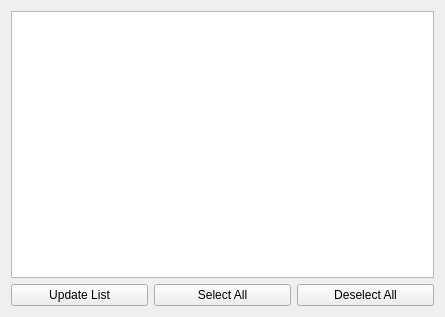
<?xml version="1.0" encoding="UTF-8"?>
<ui version="4.0">
 <class>WizardPage</class>
 <widget class="QWizardPage" name="WizardPage">
  <property name="geometry">
   <rect>
    <x>0</x>
    <y>0</y>
    <width>445</width>
    <height>317</height>
   </rect>
  </property>
  <property name="windowTitle">
   <string>WizardPage</string>
  </property>
  <layout class="QGridLayout" name="gridLayout">
   <item row="0" column="0" colspan="3">
    <widget class="QTreeView" name="gitProjectTreeView"/>
   </item>
   <item row="1" column="1">
    <widget class="QPushButton" name="selectAllPushButton">
     <property name="text">
      <string>Select All</string>
     </property>
    </widget>
   </item>
   <item row="1" column="2">
    <widget class="QPushButton" name="unselectAllPushButton">
     <property name="text">
      <string>Deselect All</string>
     </property>
    </widget>
   </item>
   <item row="1" column="0">
    <widget class="QPushButton" name="updateListPushButton">
     <property name="toolTip">
      <string>Only available for OBS Light Tizen Live manifest </string>
     </property>
     <property name="text">
      <string>Update List</string>
     </property>
    </widget>
   </item>
  </layout>
 </widget>
 <resources/>
 <connections/>
</ui>
